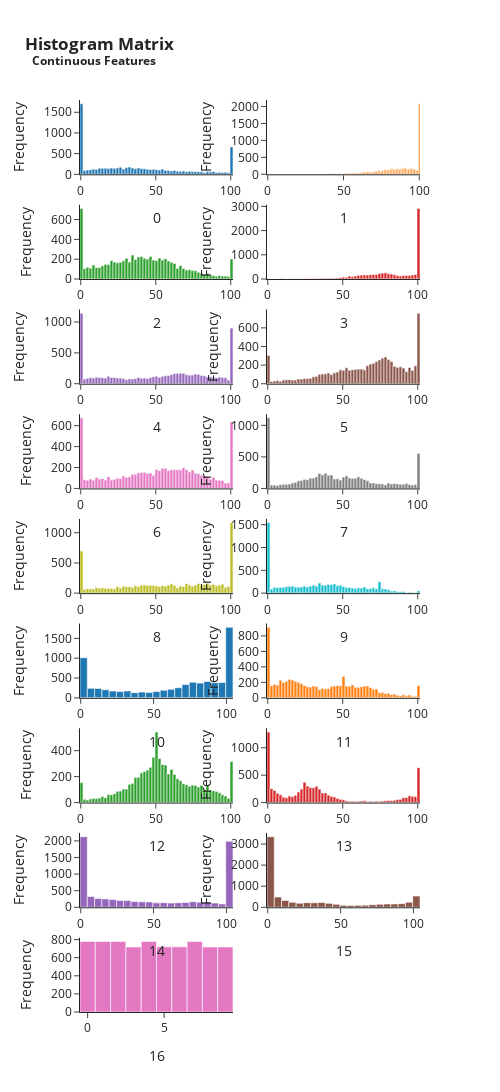

Source (notebook cell):
### Code cell
plot_histogram_matrix(df_train)

### Figure 1 — Plotly figure (JSON) as saved in the notebook; plotly's stock layout.template omitted (floating-point values rounded to 4 significant figures; data arrays with more than 128 entries replaced by an {"elided": "..."} marker saying what was removed)
{"data": [{"name": "0", "type": "histogram", "x": {"elided": "7494 int values"}, "xaxis": "x", "yaxis": "y"}, {"name": "1", "type": "histogram", "x": {"elided": "7494 int values"}, "xaxis": "x2", "yaxis": "y2"}, {"name": "2", "type": "histogram", "x": {"elided": "7494 int values"}, "xaxis": "x3", "yaxis": "y3"}, {"name": "3", "type": "histogram", "x": {"elided": "7494 int values"}, "xaxis": "x4", "yaxis": "y4"}, {"name": "4", "type": "histogram", "x": {"elided": "7494 int values"}, "xaxis": "x5", "yaxis": "y5"}, {"name": "5", "type": "histogram", "x": {"elided": "7494 int values"}, "xaxis": "x6", "yaxis": "y6"}, {"name": "6", "type": "histogram", "x": {"elided": "7494 int values"}, "xaxis": "x7", "yaxis": "y7"}, {"name": "7", "type": "histogram", "x": {"elided": "7494 int values"}, "xaxis": "x8", "yaxis": "y8"}, {"name": "8", "type": "histogram", "x": {"elided": "7494 int values"}, "xaxis": "x9", "yaxis": "y9"}, {"name": "9", "type": "histogram", "x": {"elided": "7494 int values"}, "xaxis": "x10", "yaxis": "y10"}, {"name": "10", "type": "histogram", "x": {"elided": "7494 int values"}, "xaxis": "x11", "yaxis": "y11"}, {"name": "11", "type": "histogram", "x": {"elided": "7494 int values"}, "xaxis": "x12", "yaxis": "y12"}, {"name": "12", "type": "histogram", "x": {"elided": "7494 int values"}, "xaxis": "x13", "yaxis": "y13"}, {"name": "13", "type": "histogram", "x": {"elided": "7494 int values"}, "xaxis": "x14", "yaxis": "y14"}, {"name": "14", "type": "histogram", "x": {"elided": "7494 int values"}, "xaxis": "x15", "yaxis": "y15"}, {"name": "15", "type": "histogram", "x": {"elided": "7494 int values"}, "xaxis": "x16", "yaxis": "y16"}, {"name": "16", "type": "histogram", "x": {"elided": "7494 int values"}, "xaxis": "x17", "yaxis": "y17"}], "layout": {"height": 1350, "margin": {"l": 80, "t": 100}, "showlegend": false, "title": {"text": "<b>Histogram Matrix<br> <sup> Continuous Features</sup></b>"}, "width": 500, "xaxis": {"anchor": "y", "domain": [0, 0.45], "title": {"text": "0"}}, "xaxis10": {"anchor": "y10", "domain": [0.55, 1], "title": {"text": "9"}}, "xaxis11": {"anchor": "y11", "domain": [0, 0.45], "title": {"text": "10"}}, "xaxis12": {"anchor": "y12", "domain": [0.55, 1], "title": {"text": "11"}}, "xaxis13": {"anchor": "y13", "domain": [0, 0.45], "title": {"text": "12"}}, "xaxis14": {"anchor": "y14", "domain": [0.55, 1], "title": {"text": "13"}}, "xaxis15": {"anchor": "y15", "domain": [0, 0.45], "title": {"text": "14"}}, "xaxis16": {"anchor": "y16", "domain": [0.55, 1], "title": {"text": "15"}}, "xaxis17": {"anchor": "y17", "domain": [0, 0.45], "title": {"text": "16"}}, "xaxis18": {"anchor": "y18", "domain": [0.55, 1]}, "xaxis2": {"anchor": "y2", "domain": [0.55, 1], "title": {"text": "1"}}, "xaxis3": {"anchor": "y3", "domain": [0, 0.45], "title": {"text": "2"}}, "xaxis4": {"anchor": "y4", "domain": [0.55, 1], "title": {"text": "3"}}, "xaxis5": {"anchor": "y5", "domain": [0, 0.45], "title": {"text": "4"}}, "xaxis6": {"anchor": "y6", "domain": [0.55, 1], "title": {"text": "5"}}, "xaxis7": {"anchor": "y7", "domain": [0, 0.45], "title": {"text": "6"}}, "xaxis8": {"anchor": "y8", "domain": [0.55, 1], "title": {"text": "7"}}, "xaxis9": {"anchor": "y9", "domain": [0, 0.45], "title": {"text": "8"}}, "yaxis": {"anchor": "x", "domain": [0.9185, 1], "title": {"text": "Frequency"}}, "yaxis10": {"anchor": "x10", "domain": [0.4593, 0.5407], "title": {"text": "Frequency"}}, "yaxis11": {"anchor": "x11", "domain": [0.3444, 0.4259], "title": {"text": "Frequency"}}, "yaxis12": {"anchor": "x12", "domain": [0.3444, 0.4259], "title": {"text": "Frequency"}}, "yaxis13": {"anchor": "x13", "domain": [0.2296, 0.3111], "title": {"text": "Frequency"}}, "yaxis14": {"anchor": "x14", "domain": [0.2296, 0.3111], "title": {"text": "Frequency"}}, "yaxis15": {"anchor": "x15", "domain": [0.1148, 0.1963], "title": {"text": "Frequency"}}, "yaxis16": {"anchor": "x16", "domain": [0.1148, 0.1963], "title": {"text": "Frequency"}}, "yaxis17": {"anchor": "x17", "domain": [0, 0.08148], "title": {"text": "Frequency"}}, "yaxis18": {"anchor": "x18", "domain": [0, 0.08148]}, "yaxis2": {"anchor": "x2", "domain": [0.9185, 1], "title": {"text": "Frequency"}}, "yaxis3": {"anchor": "x3", "domain": [0.8037, 0.8852], "title": {"text": "Frequency"}}, "yaxis4": {"anchor": "x4", "domain": [0.8037, 0.8852], "title": {"text": "Frequency"}}, "yaxis5": {"anchor": "x5", "domain": [0.6889, 0.7704], "title": {"text": "Frequency"}}, "yaxis6": {"anchor": "x6", "domain": [0.6889, 0.7704], "title": {"text": "Frequency"}}, "yaxis7": {"anchor": "x7", "domain": [0.5741, 0.6556], "title": {"text": "Frequency"}}, "yaxis8": {"anchor": "x8", "domain": [0.5741, 0.6556], "title": {"text": "Frequency"}}, "yaxis9": {"anchor": "x9", "domain": [0.4593, 0.5407], "title": {"text": "Frequency"}}}}
